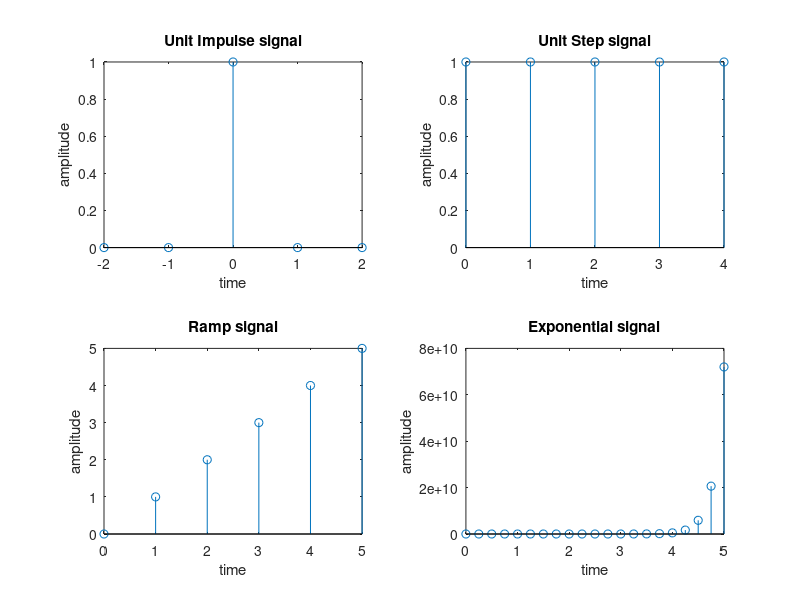
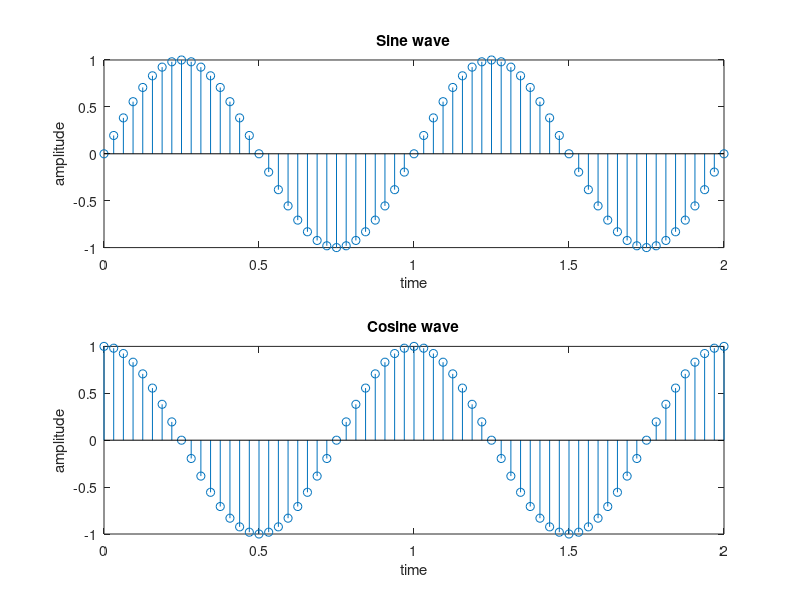

Write MATLAB code to recreate these figures, in order.
clc;                                %clear screen
clear all;                          %clear workspace
close all;                          %close all fiures windows

%to generate unit impulse signal
t = -2:1:2;%-2 -1 0 1 2                        %Define time vector
y = [zeros(1,2),ones(1),zeros(1,2)];%Define Amplitude values
subplot(2,2,1);
stem(t,y);
xlabel('time'); 
ylabel('amplitude'); 
title('Unit Impulse signal'); 

% to generate unit step
N = input('enter the value of N = '); % define the length of unit step signal
t = 0 : N-1;
y1=ones(1,N);
subplot(2,2,2);
stem(t,y1);
xlabel('time');
ylabel('amplitude');
title('Unit Step signal');

% to generate ramp signal
N1 = input('enter the value of N1 = '); % Define the length of unit ramp signal
t = 0 : N1;
subplot(2,2,3);
stem(t,t);
xlabel('time');
ylabel('amplitude');
title('Ramp signal');

% to generate exponential 
N2=input('enterthelengthN2='); 
t = 0:1/4:N2;
a = input('enter the value of a = '); 
y2 = exp(a*t);
subplot(2,2,4);
stem(t,y2);
xlabel('time'); 
ylabel('amplitude'); 
title('Exponential signal');

% to generate sine wave 
t = 0:1/32:2;
x = sin(2*pi*t); 
figure(2); 
subplot(2,1,1); 
stem(t,x);
xlabel('time'); ylabel('amplitude'); title('Sine wave');

% to generate Cosine wave 
t = 0:1/32:2;
x = cos(2*pi*t); 
subplot(2,1,2); 
stem(t,x); 
xlabel('time'); 
ylabel('amplitude'); 
title('Cosine wave');
